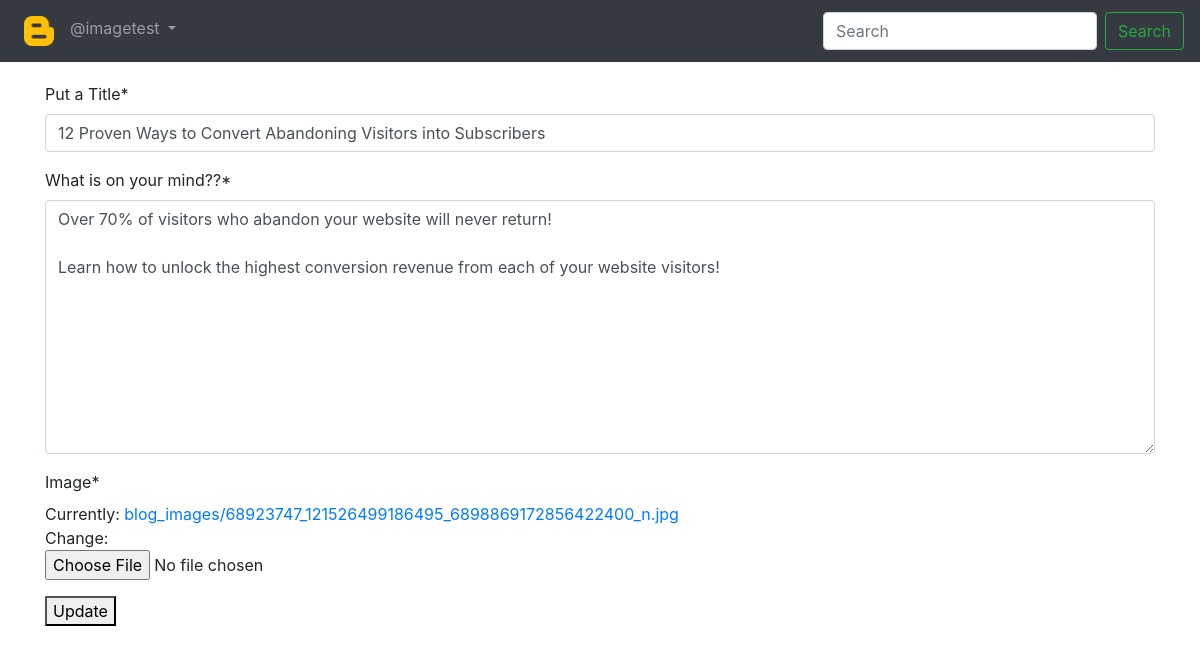
The app's page /blog/edit_blog/2/ (signed in) with its own data.
### App_blog/models.py (models this page shows, shortened)
class Blog(models.Model):
    author = models.ForeignKey(User, on_delete = models.CASCADE, related_name = 'post_author')
    blog_title = models.CharField(max_length = 264, verbose_name = "Put a Title")
    slug = models.SlugField(max_length = 264, unique=True)
    blog_content = models.TextField(verbose_name="What is on your mind??")
    blog_image = models.ImageField(upload_to='blog_images', verbose_name="Image")
    publish_date = models.DateTimeField(auto_now_add=True)
    update_date = models.DateTimeField(auto_now=True)
    class Meta:
        ordering = ['-publish_date',]

### App_blog/views.py (the view, shortened to what this page needs)
# urls.py: path('edit_blog/<pk>/', views.UpdateBlog.as_view(), name='edit_blog'),
class UpdateBlog(LoginRequiredMixin, UpdateView):
    model = Blog
    fields = ('blog_title', 'blog_content', 'blog_image')
    template_name = 'App_blog/edit_blog.html'

### templates/App_blog/edit_blog.html (shortened to what this page needs)
{% extends 'base.html' %}
{% load crispy_forms_tags %}
{% block body_block %}
{% if blog.author == user %}
<form method="POST">
  {{form|crispy}}
  <button type="submit" name="button">Update</button>
  {% else %}
  <p>You are not allowed to view this page. 404</p>
</form>
{% endif %}
{% endblock %}

### templates/base.html (shortened to what this page needs)
<!DOCTYPE html>
<html lang="en" dir="ltr">
  <head>
    <link rel="stylesheet" href="https://cdn.jsdelivr.net/npm/bootstrap@4.5.3/dist/css/bootstrap.min.css">
<link rel="stylesheet" href="https://maxcdn.bootstrapcdn.com/font-awesome/4.7.0/css/font-awesome.min.css">
  </head>
  <body>
    <nav class="navbar navbar-expand-lg navbar-dark bg-dark">
  <div class="collapse navbar-collapse" id="navbarTogglerDemo01">
    <ul class="navbar-nav mr-auto mt-2 mt-lg-0">
      <li class="nav-item active">
        <a class="nav-link" href="{% url 'index' %}"><img src="/media/blogger.png" alt="Blog Icon" width="30px"><span class="sr-only">(current)</span></a>
      </li>
      {% if user.is_authenticated %}
      <div class="nav-item dropdown">
        <a class="nav-link dropdown-toggle" href="#" id="navbarDropdown" data-toggle="dropdown" >
          @{{user.username}}
        </a>
      </div>
      {% endif %}
    </ul>
    <form class="form-inline my-2 my-lg-0">
      <input class="form-control mr-sm-2" type="search" placeholder="Search" aria-label="Search">
      <button class="btn btn-outline-success my-2 my-sm-0" type="submit">Search</button>
    </form>
  </div>
</nav>
<div class="container" style="padding-top:20px">
  {% block body_block %}
  {% endblock %}
</div>
  </body>
</html>

### records on screen
Blog: blog_title "12 Proven Ways to Convert Abandoning Visitors into Subscribers", blog_content "Over 70% of visitors who abandon your website will never return! Learn how to unlock the highest conversion revenue from each of your website visitors!"

### other values on screen
{{ user.username }} "imagetest"
